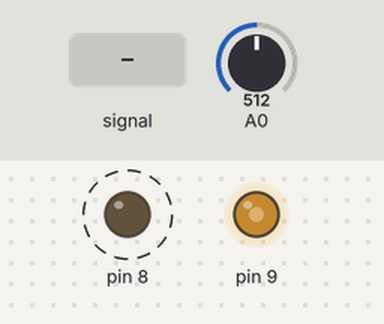
Bench run of a sketch on a simulated Arduino Uno, built with avr-gcc and run on an emulated ATmega328P. Parts: output pins drawn as LEDs (lit = HIGH). Dashed ring = blinking. Inputs (shaded band) come from the test bench; at power-on: A0 = 512. What the sketch prints to the serial monitor is not drawn.

Above: at 1.2 s.
1.3 s: A0 fed a 200 Hz sine of ±81 counts around its level
4.3 s: A0 set to 716
7.3 s: A0 set to 900
10.3 s: A0 fed a 200 Hz sine of ±81 counts around its level
Timing chart, 0 to 14.3 s (numbered marks = the images above; inputs shaded):
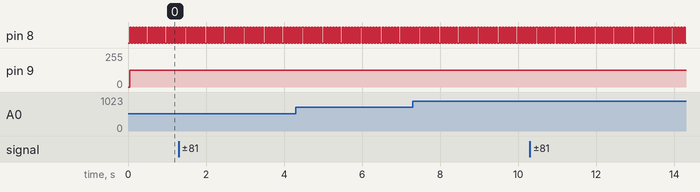

Measured:
- by itself, pin 8: alternates HIGH for 0.04 s and LOW for 0.04 s

The sketch:

Touche.ino
```cpp
//****************************************************************************************
// Illutron take on Disney style capacitive touch sensor using only passives and Arduino
// Dzl 2012
//****************************************************************************************


//                              10n
// PIN 9 --[10k]-+-----10mH---+--||-- OBJECT
//               |            |
//              3.3k          |
//               |            V 1N4148 diode
//              GND           |
//                            |
//Analog 0 ---+------+--------+
//            |      |
//          100pf   1MOmhm
//            |      |
//           GND    GND


#define SET(x,y) (x |=(1<<y))				//-Bit set/clear macros
#define CLR(x,y) (x &= (~(1<<y)))       		// |
#define CHK(x,y) (x & (1<<y))           		// |
#define TOG(x,y) (x^=(1<<y))            		//-+


#define N 160  //How many frequencies

int results[N];


void setup()
{


  TCCR1A = 0b10000010;      //-Set up frequency generator
  TCCR1B = 0b00011001;      //-+
  ICR1 = 110;
  OCR1A = 55;

  pinMode(9, OUTPUT);       //-Signal generator pin
  pinMode(8, OUTPUT);       //-Sync (test) pin

  Serial.begin(115200);

  for (int i = 0; i < N; i++) //-Preset results
    results[i] = 0;       //-+
}

void loop()
{
  unsigned int d;

  int counter = 0;
  for (unsigned int d = 0; d < N; d++)
  {
    int v = analogRead(0);  //-Read response signal
    CLR(TCCR1B, 0);         //-Stop generator
    TCNT1 = 0;              //-Reload new frequency
    ICR1 = d;               // |
    OCR1A = d / 2;          //-+
    SET(TCCR1B, 0);         //-Restart generator
    results[d] = v;
  }


  SendData(results, N);


  TOG(PORTB, 0);           //-Toggle pin 8 after each sweep (good for scope)
}

void SendData(int data[], int n) {
  byte checksum, LSB, MSB;
  Serial.write(byte(0)); checksum = 0;
  LSB = lowByte(n) | 0x80; // send low seven bits, with one in high bit to ensure a non-zero byte
  MSB = highByte(n << 1) | 0x80; // send bits 8 to 14, with one in high bit to ensure a non-zero byte
  Serial.write(LSB); checksum += LSB;
  Serial.write(MSB); checksum += MSB;
  for (int i = 0; i < n; i++) {
    LSB = lowByte(data[i]) | 0x80; // send low seven bits, with one in high bit to ensure a non-zero byte
    MSB = highByte(data[i] << 1) | 0x80; // send bits 8 to 14, with one in high bit to ensure a non-zero byte
    Serial.write(LSB); checksum += LSB;
    Serial.write(MSB); checksum += MSB;
  }
  Serial.write(checksum | 0x80); // seven bit checksum, with one in the high bit to ensure a non-zero byte
}
```
